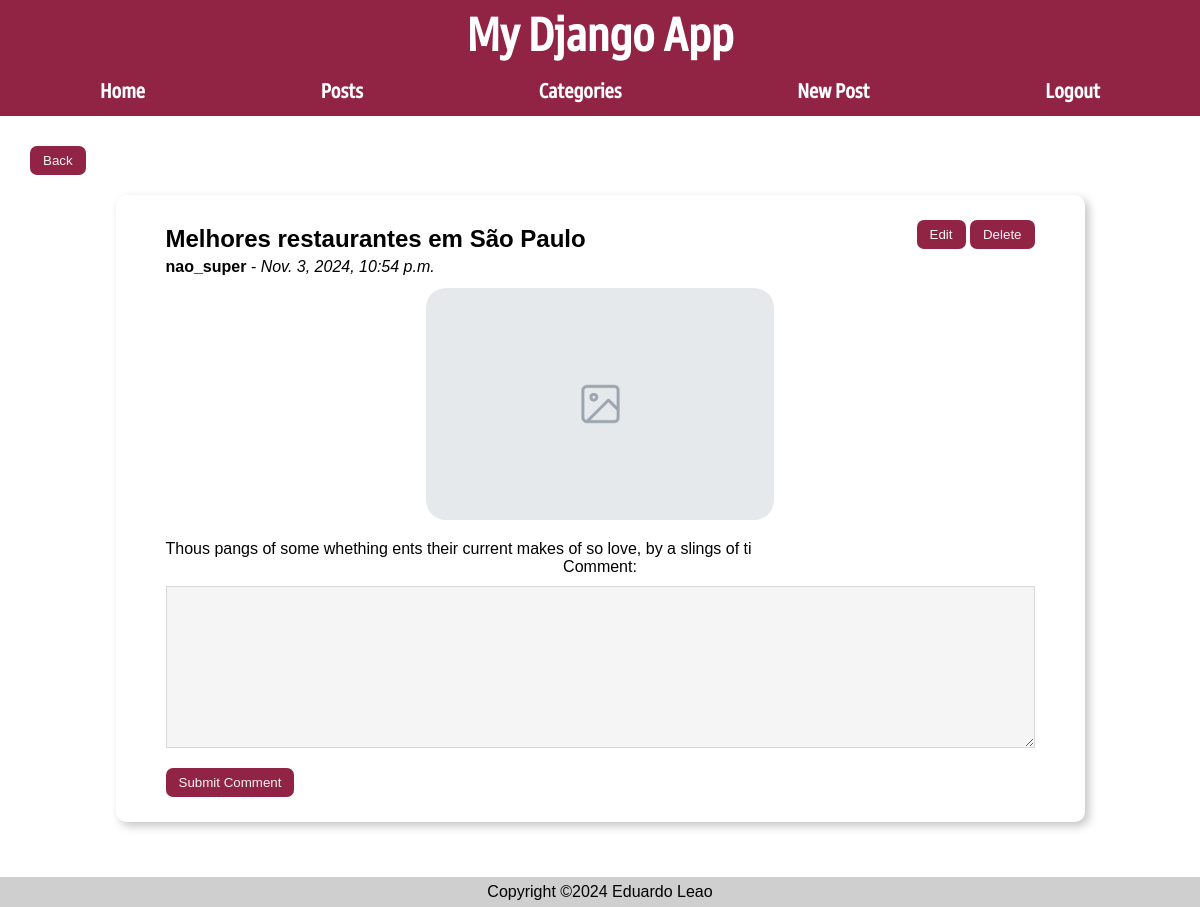
Before: /posts/comment/6 (signed in) with the older database file.
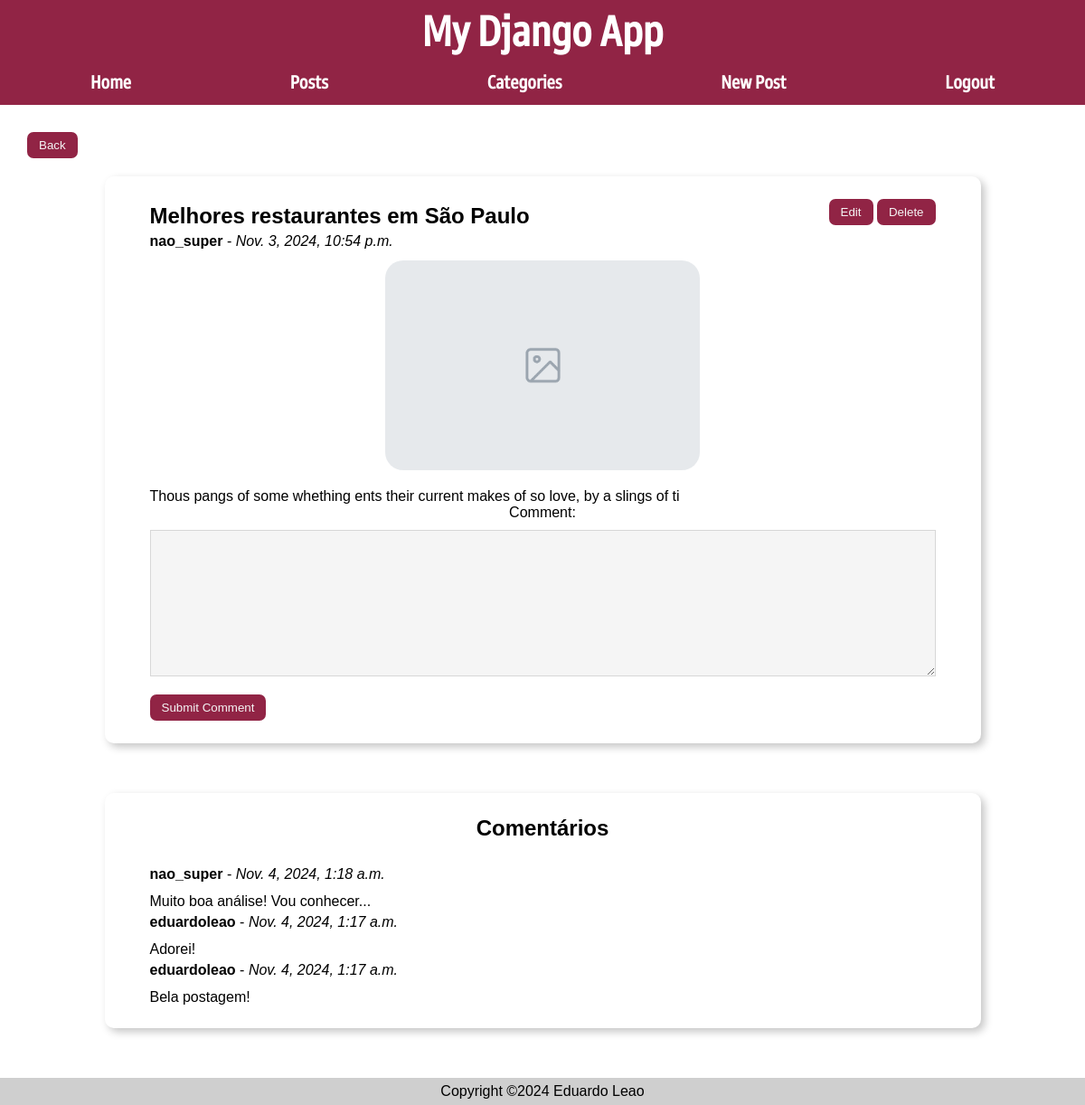
After: the same page with the newer database file.
### posts/models.py (models this page shows, shortened)
class Comment(models.Model):
    author = models.ForeignKey(User, on_delete=models.CASCADE, default=None)
    body = models.TextField()
    slug = models.SlugField()
    date = models.DateTimeField(auto_now_add=True)
    post = models.ForeignKey(Post, on_delete=models.CASCADE)

### posts/views.py (the view)
# urls.py: path('comment/<slug:slug>', views.create_comment, name="comment"),
@login_required(login_url="/users/login")
def create_comment(request, slug):
    post = get_object_or_404(Post, slug=slug)
    post_id = post_id = post.id
    if request.method == 'POST':
        form = CommentForm(request.POST)
        if form.is_valid():
            comment_author = request.user
            comment_body = form.cleaned_data['body']
            comment = Comment(author=comment_author,
                              body=comment_body,
                              post=post)
            comment.save()
            return redirect("posts:page", slug=slug)
    else:
        form = CommentForm()
    comments = Comment.objects.filter(post=post_id).order_by('-date')
    return render(request, 'posts/comment.html', {'form': form, 'post': post, 'comments': comments})

### posts/forms.py
class CommentForm(forms.ModelForm):
    class Meta:
        model = Post
        fields = [
            'body',
        ]
        labels = {
            'body': 'Comment',
        }

### posts/templates/posts/comment.html (shortened to what this page needs)
{% extends 'layout.html' %}
{% block content %}
    <a href="{% url 'posts:page' post.slug %}"><button class="back_button">Back</button></a>
    <section>
            <div class="post-header">
                <div>
                    <h1 style="margin:5px 0px 0px 0px;">{{ post.title }}</h1>
                    <p style="margin:5px 0px 12px 0px;" class="post-body"><b>{{ post.author }}</b> - <i>{{ post.date }}</i></p>
                </div>
                {% if user == post.author or user.is_superuser %}
                    <div>
                        <a href="{% url 'posts:update' post.slug %}"><button class="edit-button">Edit</button></a>
                        <a href="{% url 'posts:delete' post.slug %}"><button class="edit-button">Delete</button></a>
                    </div>
                {% endif %}
            </div>
            <img src="{{ post.banner.url }}" alt="{{ post.title }}" class="banner">
            <p class="post-body">{{ post.body }}</p>
        <form action="{% url 'posts:comment' post.slug %}" method="post">
            {{ form.as_p }}
            <button class="submit-comment" type="submit">Submit Comment</button>
        </form>
    </section>
    {% if post.comment_set.all %}
        <section>
            <h1>Comentários</h1>
            {% for comment in comments %}
                <div class="post-header">
                    <p style="margin:5px 0px 12px 0px;" class="post-body"><b>{{ comment.author }}</b> - <i>{{ comment.date }}</i></p>
                </div>
                <p style="margin:none;text-align:left;font-style:none;">{{ comment.body }}</p>
            {% endfor %}
        </section>
    {% endif %}
{% endblock content %}

Changed rows visible on the page:
added Comment: author "nao_super", date "Nov. 4, 2024, 1:18 a.m.", body "Muito boa análise! Vou conhecer..."
added Comment: author "eduardoleao", date "Nov. 4, 2024, 1:17 a.m.", body "Adorei!"
added Comment: author "eduardoleao", date "Nov. 4, 2024, 1:17 a.m.", body "Bela postagem!"
Other visible differences:
text now shown: "Comentários"
